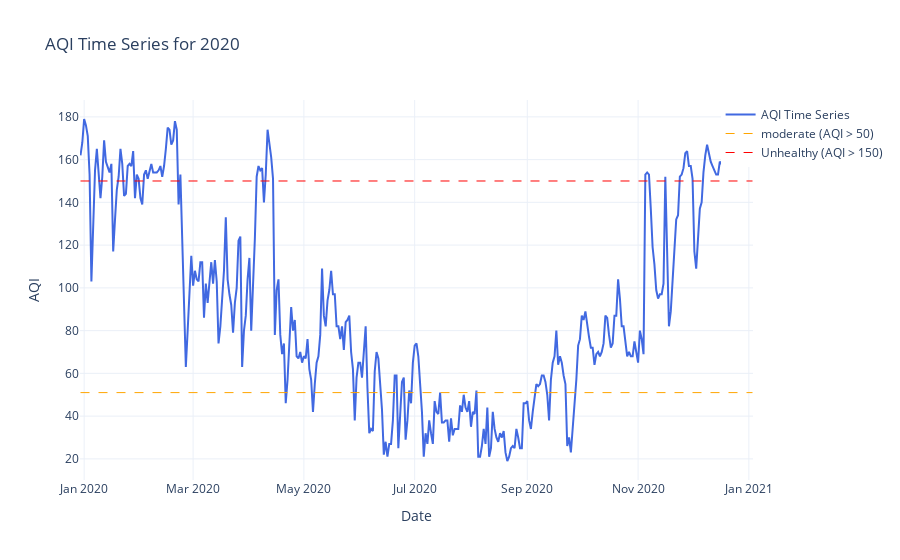

Source (notebook cell):
### Code cell
# First read the CSV file into a DataFrame
data_2020 = pd.read_csv('../data/year_2020/Kathmandu_2020.csv')

# Then pass the DataFrame to the function
aqi_2021 = plot_aqi_time_series(data_2020, '2020')

### Figure 1 — Plotly figure (JSON) as saved in the notebook; plotly's stock layout.template omitted (floating-point values rounded to 4 significant figures; data arrays with more than 128 entries replaced by an {"elided": "..."} marker saying what was removed)
{"data": [{"line": {"color": "royalblue", "width": 2}, "mode": "lines", "name": "AQI Time Series", "type": "scatter", "x": {"elided": "371 str values"}, "y": {"elided": "371 float values"}}, {"line": {"color": "orange", "dash": "dash", "width": 1}, "mode": "lines", "name": "moderate (AQI > 50)", "type": "scatter", "x": [null], "y": [null]}, {"line": {"color": "red", "dash": "dash", "width": 1}, "mode": "lines", "name": "Unhealthy (AQI > 150)", "type": "scatter", "x": [null], "y": [null]}], "layout": {"legend": {"orientation": "v", "x": 1.2, "xanchor": "right", "y": 1, "yanchor": "top"}, "shapes": [{"line": {"color": "orange", "dash": "dash", "width": 1}, "type": "line", "x0": "2019-12-30T00:00:00", "x1": "2021-01-03T00:00:00", "y0": 51, "y1": 51}, {"line": {"color": "red", "dash": "dash", "width": 1}, "type": "line", "x0": "2019-12-30T00:00:00", "x1": "2021-01-03T00:00:00", "y0": 150, "y1": 150}], "title": {"text": "AQI Time Series for 2020"}, "xaxis": {"title": {"text": "Date"}}, "yaxis": {"title": {"text": "AQI"}}}}
